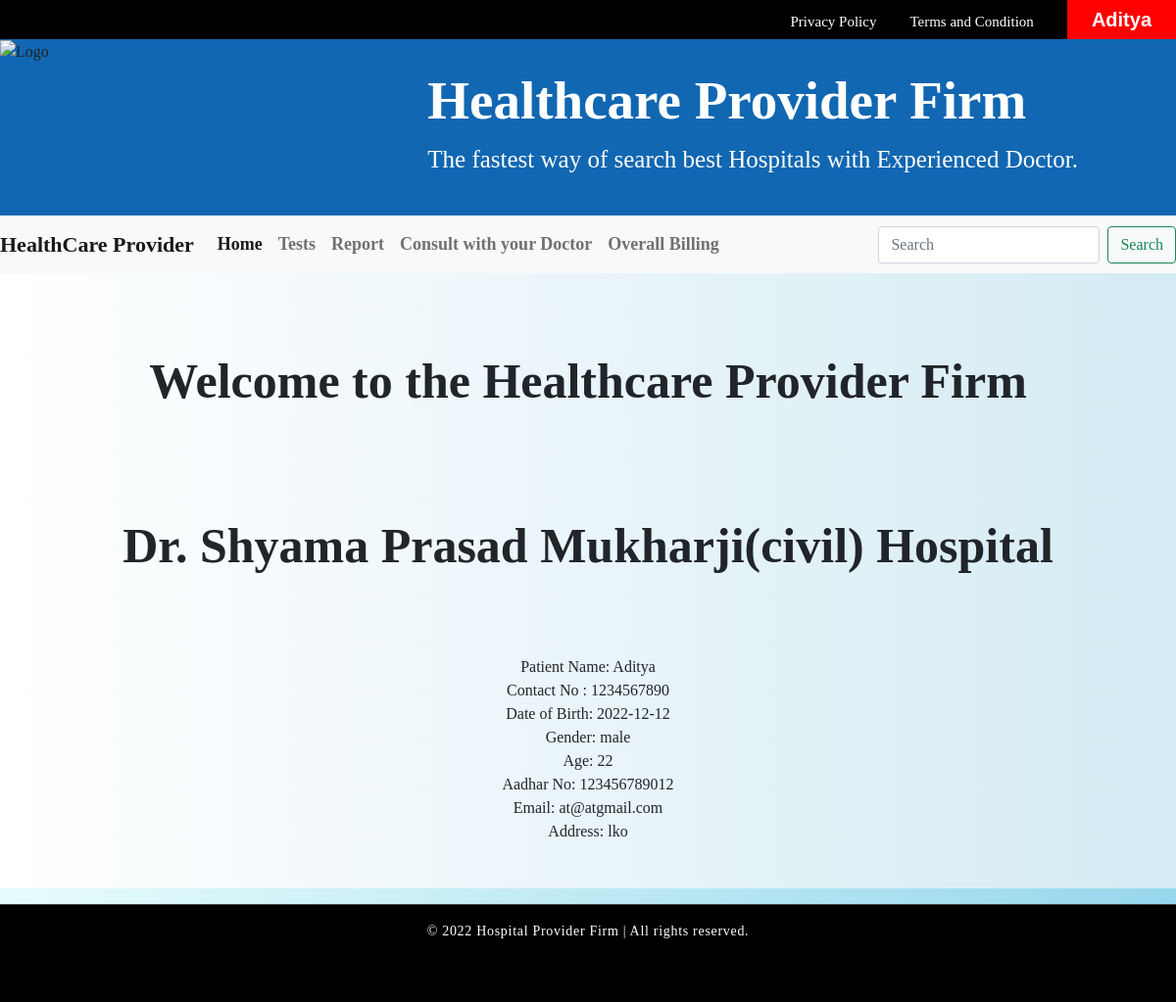
/Hospitals page/dashboard.php (signed in), run on the app's committed database.
### tables this page shows
CREATE TABLE `patient_record` (
  `id` int(4) NOT NULL,
  `contactno` varchar(12) NOT NULL,
  `aadhar_no` varchar(12) NOT NULL,
  `dob` date NOT NULL,
  `username` varchar(30) NOT NULL,
  `email` varchar(50) NOT NULL,
  `hospital_name` varchar(60) NOT NULL,
  `gender` varchar(10) NOT NULL,
  `age` varchar(3) NOT NULL,
  `Address` varchar(100) NOT NULL,
  `allotted_doctor` varchar(30) NOT NULL
);

### Hospitals page/dashboard.php (the view, shortened to what this page needs)
<?php
include '../dbconfig.php';
?>
<!DOCTYPE html>
<html lang="en">
<head>
    <link href="https://cdn.jsdelivr.net/npm/bootstrap@5.0.2/dist/css/bootstrap.min.css" rel="stylesheet">
</head>
    <body>
        <section id="header">
            <a href="legal/privacy.html">Privacy Policy</a>
            <a href="legal/tnc.html">Terms and Condition</a>
            <?php if (!isset($_SESSION['username'])) { ?>
                <div id="dropdown">
                    <button>LOGIN</button>
                    <div id="dropdown-content">
                        <a href="../UI Development/Authpentication/login.php">Log into Existing Account</a>
                        <a href="../UI Development/Authpentication/register.php">Create a new Account</a>
                    </div>
                </div>
            <?php } else { ?>
                <div id="dropdown">
                    <button><?php echo $_SESSION['username'] ?></button>
                </div>
            <?php }
            ?>
        </section>
        <section id="logo">
            <div class="left-align">
                <img src="../../healthcare provider firm/assets/logo/logo1.gif" alt="Logo" height="180px" width="220px" />
            </div>
            <div class="right-align">
                <h1>
                    <marquee>Healthcare Provider Firm</marquee>
                </h1>
                <marquee>
                    <p>The fastest way of search best Hospitals with Experienced Doctor.</p>
                </marquee>
            </div>
        </section>
        <section id="menu">
            <nav class="navbar navbar-expand-lg navbar-light bg-light" style="background-color:#e3fcfc;">
                <a class="navbar-brand" style="font-weight:bold; font-size:22px;" href="../index.php">HealthCare Provider</a>
                <div class="collapse navbar-collapse" id="navbarScroll">
                <?php
                    $sql_query="select * from login_data where email= '".$_SESSION['useremail']."'";
                    $result = mysqli_query($conn,$sql_query);
                    while($row = mysqli_fetch_array($result))
                    {
                        if($row['type']=='patient')
                        {
                ?>
                        <ul class="navbar-nav me-auto my-2 my-lg-0 navbar-nav-scroll" style="--bs-scroll-height: 100px;">
                        <li class="nav-item">
                            <a class="nav-link active" style="font-weight:bold; font-size:18px;" aria-current="page" href="dashboard.php">Home</a>
                        </li>
                        <li class="nav-item">
                            <a class="nav-link" style="font-weight:bold; font-size:18px;" href="../labs.php">Tests</a>
                        </li>
                        <li class="nav-item">
                            <a class="nav-link" style="font-weight:bold; font-size:18px;" href="../Hospitals page/patient/report.php">Report</a>
                        </li>
                        <li class="nav-item">
                            <a class="nav-link" style="font-weight:bold; font-size:18px;" href="../Hospitals page/patient/doctor_chat.php">Consult with your Doctor</a>
                        </li>
                        <li class="nav-item">
                            <a class="nav-link" style="font-weight:bold; font-size:18px;" href="../Hospitals page/patient/overall_billing.php">Overall Billing</a>
                        </li>
                    </ul>
                    <form class="d-flex">
                        <input class="form-control me-2" type="search" placeholder="Search" aria-label="Search">
                        <button class="btn btn-outline-success" type="submit">Search</button>
                    </form>
                <?php
                }
                    else
                    {
                        echo 'Technical error Found';
                    }
                    }
                ?>
                </div>
            </nav>
        </section>
        <section id="web-content">
            <div class="container-fluid">
                <center>
                    <h1 style="font-weight: bold;font-size:50px;padding-top:50px;padding-bottom:50px">Welcome to the Healthcare Provider Firm</h1>
                </center>
                    <?php
                        $sql_query="select * from login_data where email= '".$_SESSION['useremail']."'";
                        $result = mysqli_query($conn,$sql_query);
                        while($row = mysqli_fetch_array($result))
                    {
                        if(($row['type']=='doctor'))
                        {
                            $sql_query="select * from doctors_record where doctor_email= '".$_SESSION['useremail']."'";
                            $result = mysqli_query($conn, $sql_query);
                            while ($row = mysqli_fetch_array($result)) {
                    ?>
                            <center>
                                <h1 style="font-weight: bold;font-size:50px;padding-top:50px;padding-bottom:50px"><?php echo $row['hospital_name']; ?></h1>
                            </center>
                            <center>
                                <div id="right-align">
                                    <p><?php echo "<br>Doctor's Name: ",$row['doctor_name'],"<br>Contact No : ",$row['contact_no'],"<br>Email: ",$row['doctor_email'] ,"<br>OPD : ",$row['OPD'],"<br>Department : ",$row['department'],"<br>Room No : ",$row['room_no'],"<br>Day Schedule : ",$row['day_schedule'],"<br>Time Schedule : ",$row['time_schedule'] ?></p>
                                </div>
                            </center>
                    <?php
                        }
                        }
                        elseif(($row['type']=='patient'))
                        {
                            $sql_query="select * from patient_record where email= '".$_SESSION['useremail']."'";
                            $result = mysqli_query($conn, $sql_query);
                            while ($row = mysqli_fetch_array($result)) {
                    ?>
                            <center>
                                <h1 style="font-weight: bold;font-size:50px;padding-top:50px;padding-bottom:50px"><?php echo $row['hospital_name']; ?></h1>
                            </center>
                            <center>
                                <div id="right-align">
                                    <p><?php echo "<br>Patient Name: ",$row['username'],"<br>Contact No : ",$row['contactno'],"<br>Date of Birth: ",$row['dob'],"<br>Gender: ",$row['gender'],"<br>Age: ",$row['age'],"<br>Aadhar No: ",$row['aadhar_no'],"<br>Email: ",$row['email'] ,"<br>Address: ",$row['Address'] ?></p>
                                </div>
                            </center>
                    <?php
                        }
                        }
                        else
                        {
                            echo "some technical error found";
                        }
                    }
                    ?>
                </div>
        </section>
        <section id="footer" style="background-color:black;height:100px">
            <div class="footer-down" style="height:55px">
                <div class="footer-line">
                    <hr>
                </div>
                <div class="footer-copyright">
                    © 2022 Hospital Provider Firm | All rights reserved.
                </div>
            </div>
        </section>
    </body>
</html>

### Hospitals page/dashboard.php (style rules this page uses)
* { font-family: Cambria, Cochin, Georgia, Times, 'Times New Roman', serif; margin: 0; padding: 0; }
body { background: rgb(0, 205, 246); background: linear-gradient(90deg, rgba(0, 205, 246, 1) 0%, rgba(255, 255, 255, 1) 0%, rgba(230, 252, 251, 1) 0%, rgba(151, 215, 237, 1) 100%) }
#header { background-color: black; text-align: right; }
#header>a { color: white; text-decoration: none; font-size: 15px; margin-right: 30px; }
#dropdown { display: inline-block; position: relative; }
#dropdown button { border: none; background-color: red; color: white; font-size: 20px; padding: 5px 25px; font-weight: bold; font-family: Arial, Helvetica, sans-serif; }
#logo { height: 180px; display: flex; white-space: nowrap; justify-content: space-between; background-color: #1167b1; }
.left-align { padding: 0px; }
.right-align { margin-right: 100px; }
.right-align>h1 { color: white; margin-top: 30px; font-size: 55px; font-weight: bold; }
.right-align p { color: white; font-size: 25px; }
#web-content { padding: 30px; font-family: Georgia, 'Times New Roman', Times, serif; background: rgb(0, 212, 255); background: linear-gradient(90deg, rgba(0, 212, 255, 1) 0%, rgba(255, 255, 255, 1) 0%, rgba(212, 235, 243, 1) 100%, rgba(255, 255, 255, 1) 100%); }
.footer-down { background-color: black; }
.footer-line { background-color: black; color: white; }
.footer-copyright { display: flex; flex-direction: column; font-weight: 400; font-size: 14px; margin-top: 15px; text-align: center; letter-spacing: .05em; background-color: black; color: white; }

### data on the page
patient_record: hospital_name "Dr. Shyama Prasad Mukharji(civil) Hospital", username "Aditya", contactno "1234567890", dob "2022-12-12", gender "male", age "22", aadhar_no "123456789012", email "at@atgmail.com", Address "lko"

### other printed values
$_SESSION['username'] "Aditya"
